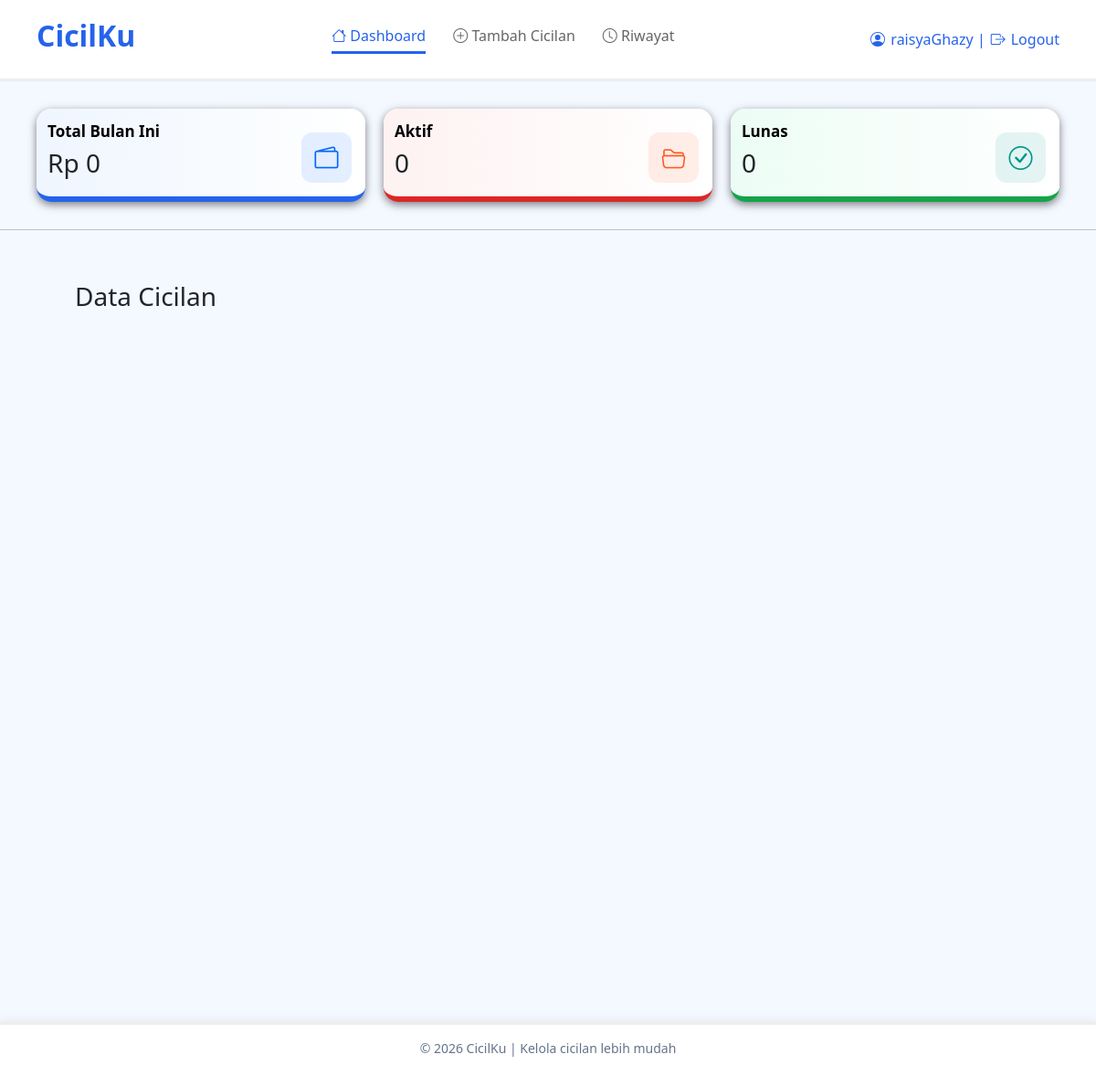
The page /dashboard.php (signed in) on the database as committed earlier.
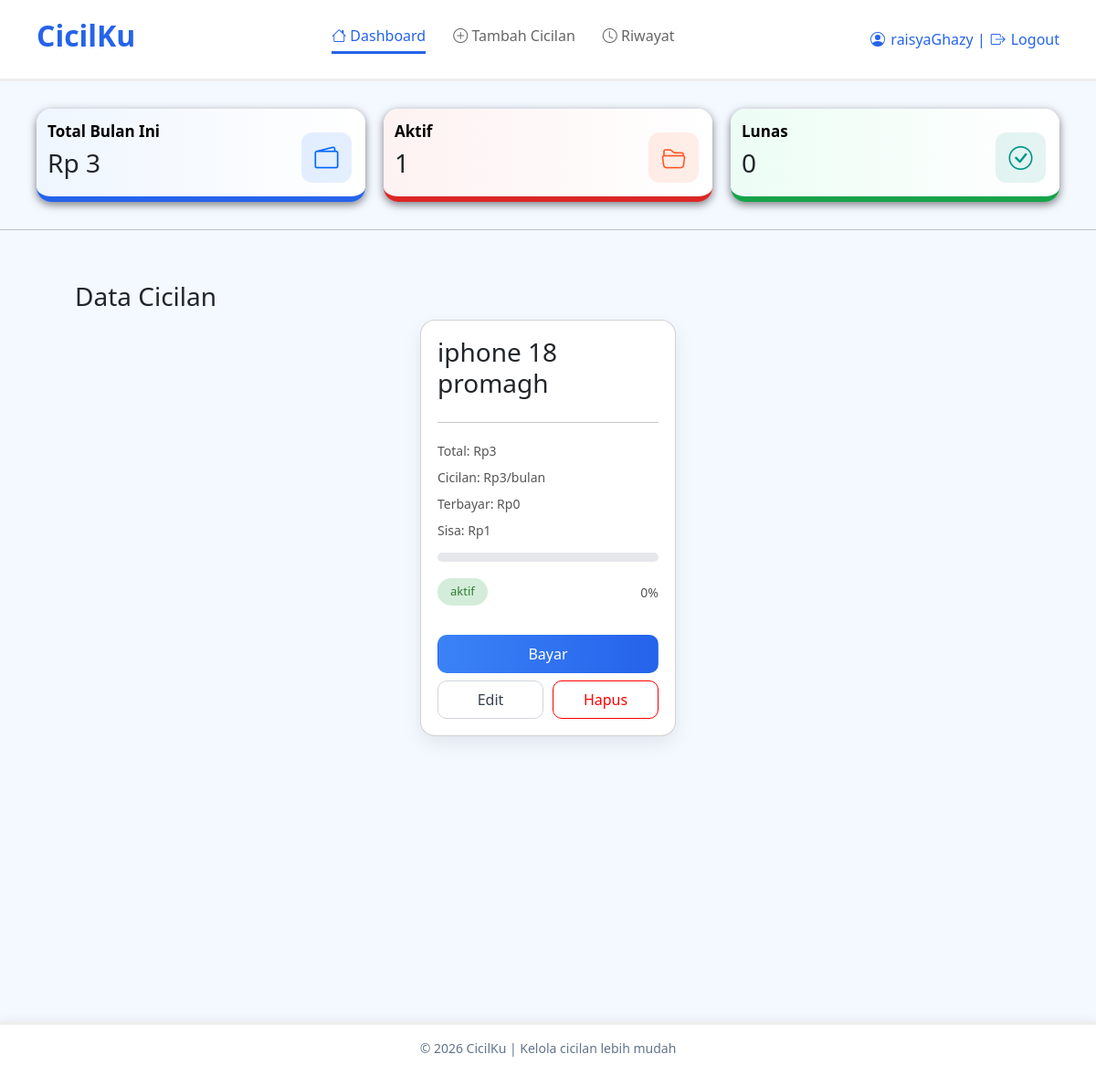
The same page on the database as committed later.
### tables this page shows
CREATE TABLE `cicilan` (
  `id_cicilan` int(11) NOT NULL,
  `nama_cicilan` varchar(100) DEFAULT NULL,
  `total_harga` int(11) DEFAULT NULL,
  `terbayar` int(11) DEFAULT NULL,
  `sisa_hutang` int(11) DEFAULT NULL,
  `status` varchar(20) DEFAULT NULL,
  `tenor` int(11) DEFAULT NULL,
  `id_user` int(11) DEFAULT NULL
);

### dashboard.php (the view, shortened to what this page needs)
<?php
include 'koneksi.php';
$id_user = $_SESSION['id_user'];
$data = mysqli_query($koneksi, "SELECT * FROM cicilan WHERE id_user ='$id_user'");
$total_bulan=0;
$aktif=0;
$lunas=0;
$data2 = mysqli_query($koneksi, "SELECT * FROM cicilan WHERE id_user ='$id_user'");
while ($d = mysqli_fetch_assoc($data2)) {
    if($d['status'] == 'aktif') {
        $aktif++;
        if($d['tenor'] > 0) {
            $total_bulan += $d['total_harga'] / $d['tenor'];
        }
    }
}
?>
<!DOCTYPE html>
<html lang="en">
<head>
    <link href="https://cdn.jsdelivr.net/npm/bootstrap@5.3.8/dist/css/bootstrap.min.css" rel="stylesheet">
    <link href="https://cdn.jsdelivr.net/npm/bootstrap-icons/font/bootstrap-icons.css" rel="stylesheet">
   <link rel="stylesheet" href="style.css">
</head>
<body>
    <header class="header">
     <h2>CicilKu</h2>
     <div class="menu">
        <a href="#" class="active"><i class="bi bi-house"></i> Dashboard</a>
        <a href="tambah.php"><i class="bi bi-plus-circle"></i> Tambah Cicilan</a>
        <a href="riwayat.php"> <i class="bi bi-clock"></i> Riwayat</a>
</div>
     <div class="logout">
    <div class="logout-link">
   <?php
if(isset($_SESSION['username'])){
    echo $_SESSION['username'];
    ?>
     |
     <a href="logout.php" class="logout-link">
        <i class="bi bi-box-arrow-right"></i> Logout
</a>
     <?php
    } else {
    echo "Guest";
}
?>
</div>
    </header>
    <div class="summary">
        <div class="box blue">
           <span> Total Bulan Ini </span><br>
        <h3>Rp <?= number_format($total_bulan) ?></h3>
        <i class="bi bi-wallet2 icon"></i>
</div>
    <div class="box orange">
      <span>   Aktif  </span><br>
        <h3><?=$aktif?></h3>
        <i class="bi bi-folder2-open icon"></i>
</div>
<div class="box green">
    <span> Lunas </span> <br>
    <h3><?= $lunas?></h3>
    <i class="bi bi-check-circle icon"></i>
</div>
</div>
<hr>
<div class=container>
    <div class="main">
        <h3>Data Cicilan</h3>
        <div class="list">
            <?php while($row = mysqli_fetch_assoc($data)) {
                $cicilan = ($row['tenor']>0) ? $row['total_harga'] / $row['tenor']:0;
                ?>
            <div class="card">
                <h3><?= $row['nama_cicilan']?></h3>
                <hr>
                <p> Total: Rp<?= number_format($row['total_harga'])?></p>
                <p> Cicilan: Rp<?= number_format($cicilan)?>/bulan</p>
                <p> Terbayar: Rp<?= number_format($row['terbayar'])?></p>
                <p> Sisa: Rp<?= number_format($row['sisa_hutang'])?></p>
                <?php
                $persen=0;
                if ($row['total_harga'] > 0) {
                $persen = floor(($row['terbayar'] / $row['total_harga']) * 100);
                }
                ?>
                <div class="progress">
                </div>
                <div class="status-row">
                <span class="<?= $row['status']?>">
                    <?= $row['status']?>
                </span>
                <p><?= $persen ?>%</p>
</div>
                <br>
                <?php if ($row['status'] == 'aktif') { ?>
                <a href ="bayar.php?id=<?= $row['id_cicilan']?>" class="btn bayar">Bayar</a>
                <?php } else { ?>
                <button class='btn bayar disabled'> Lunas </button>
            <?php } ?>
            <div class="aksi-bawah">
                <a href ="edit.php?id=<?= $row['id_cicilan']?>" class="btn edit">Edit</a>
                <a href ="delete.php?id=<?= $row['id_cicilan']?>" class="btn hapus">Hapus</a>
</div>
</div>
<?php
            } ?>
</div>
</div>
</div>
<footer class="footer">
    <p> © 2026 CicilKu | Kelola cicilan lebih mudah</p>
</footer>
</body>
</html>

### style.css (style rules this page uses)
body { margin:0; background: #f4f8ff; flex-direction: column; min-height: 100vh; }
.header { background: white; backdrop-filter: blur(10px); padding: 20px 40px; display: flex; align-items: center; justify-content: space-between; border-bottom: 3px solid #eee; }
.footer { width: 100%; background: white; padding: 15px; text-align: center; margin-top: 50px; color: #64748b; font-size: 14px; box-shadow: 0 -2px 10px rgba(0, 0, 0, 0.05); border-top: 4px solid #eee; }
.logout-link { color: #2563eb; text-decoration: none; display: flex; align-items: center; gap: 6px; }
.header h2 { color: #2563eb; font-weight: bold; }
.menu { display: flex; gap: 30px; }
.menu a { text-decoration: none; color: #666; font-weight: 500; padding-bottom: 5px; }
.menu a.active { color: #2563eb; border-bottom: 3px solid #2563eb; }
.summary { display: flex; gap:20px; margin: 30px 40px; }
.summary .box { width: 160px; padding:12px; }
.box { position: relative; overflow: hidden; min-height: 90px; flex: 1; background: white; padding: 20px; justify-content: space-between; border-radius: 16px; align-items: center; box-shadow: 0 3px 10px rgba(0, 0, 0, 0.5); }
.box span { font-size: 17px; color: black; font-weight: bold; }
.box h3 { margin-top: 5px; }
.box.blue { border-bottom: 6px solid #2563eb; background: linear-gradient(to right, #eff6ff, white ); }
.box.orange { border-bottom: 6px solid #dc2626; background: linear-gradient(to right, #fef2f2, white ); }
.box.green { border-bottom: 6px solid #16a34a; background: linear-gradient(to right, #ecfdf5, white ); }
.icon { position: absolute; right: 15px; bottom: 15px; font-size: 26px; width: 55px; height: 55px; border-radius: 12px; display: flex; align-items: center; justify-content: center; }
.blue .icon { background: rgba(0, 102, 255, 0.1); color: #0066ff; }
.orange .icon { background: rgba(255,87, 34,0.1); color: #ff5722; }
.green .icon { background: rgba(0, 150, 136, 0.1); color: #009688; }
.container { max-widt:1100px; margin: auto; }
.main { margin: 0; background:#f4f8ff; padding: 40px; min-height: 100vh; }
.list { justify-content: center; display: flex; gap: 20px; flex-wrap: wrap; }
.card { width: 280px; background: white; padding: 18px; border-radius: 16px; box-shadow: 0 8px 20px rgba(0, 0, 0, 0.08); }
.card h3 { margin-bottom: 10px; }
.card p { font-size: 14px; margin: 4px 0; color: #555; }
.progress { width: 100%; height: 10px; background: #e5e7eb; border-radius: 10px; overflow: hidden; margin: 10px 0; }
.status-row { display: flex; justify-content: space-between; align-items: center; margin-top: 8px; }
.aktif, .lunas { font-size: 13px !important; padding: 5px 14px !important; border-radius: 20px; display: inline-block; width: auto !important; }
.aktif { background: #d4edda; color: #2e7d32; }
.btn { width: 100%; margin-top: 8px; padding: 8px; border-radius: 10px; text-decoration: none; text-align: center; display: block; }
.aksi-bawah { display: flex; gap: 10px; }
.aksi-bawah .btn { flex:1; }
.bayar { background: linear-gradient(90deg, #3b82f6, #2563eb); color: white; }
.edit { background: white; border: 1px solid #d1d5db; color: #374151; }
.hapus { background: white; border: 1px solid red; color: red; }

Rows that differ between the two databases and show on the page:
added cicilan: nama_cicilan "iphone 18 promagh", total_harga "3", terbayar "0", sisa_hutang "1", status "aktif"
Other text that changed with them:
$total_bulan: "0" → "3"
$aktif: "0" → "1"
